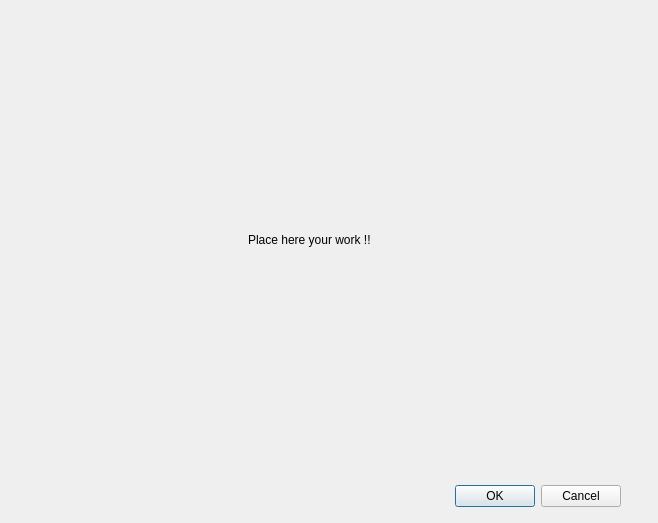
<?xml version="1.0" encoding="UTF-8"?>
<ui version="4.0">
 <class>lagrangianDialog</class>
 <widget class="QDialog" name="lagrangianDialog">
  <property name="geometry">
   <rect>
    <x>0</x>
    <y>0</y>
    <width>658</width>
    <height>523</height>
   </rect>
  </property>
  <property name="windowTitle">
   <string>Dialog</string>
  </property>
  <widget class="QDialogButtonBox" name="buttonBox">
   <property name="geometry">
    <rect>
     <x>280</x>
     <y>480</y>
     <width>341</width>
     <height>32</height>
    </rect>
   </property>
   <property name="orientation">
    <enum>Qt::Horizontal</enum>
   </property>
   <property name="standardButtons">
    <set>QDialogButtonBox::Cancel|QDialogButtonBox::Ok</set>
   </property>
  </widget>
  <widget class="QLabel" name="label">
   <property name="geometry">
    <rect>
     <x>248</x>
     <y>232</y>
     <width>249</width>
     <height>16</height>
    </rect>
   </property>
   <property name="text">
    <string>Place here your work !!</string>
   </property>
  </widget>
 </widget>
 <resources/>
 <connections>
  <connection>
   <sender>buttonBox</sender>
   <signal>accepted()</signal>
   <receiver>lagrangianDialog</receiver>
   <slot>accept()</slot>
   <hints>
    <hint type="sourcelabel">
     <x>248</x>
     <y>254</y>
    </hint>
    <hint type="destinationlabel">
     <x>157</x>
     <y>274</y>
    </hint>
   </hints>
  </connection>
  <connection>
   <sender>buttonBox</sender>
   <signal>rejected()</signal>
   <receiver>lagrangianDialog</receiver>
   <slot>reject()</slot>
   <hints>
    <hint type="sourcelabel">
     <x>316</x>
     <y>260</y>
    </hint>
    <hint type="destinationlabel">
     <x>286</x>
     <y>274</y>
    </hint>
   </hints>
  </connection>
 </connections>
</ui>
